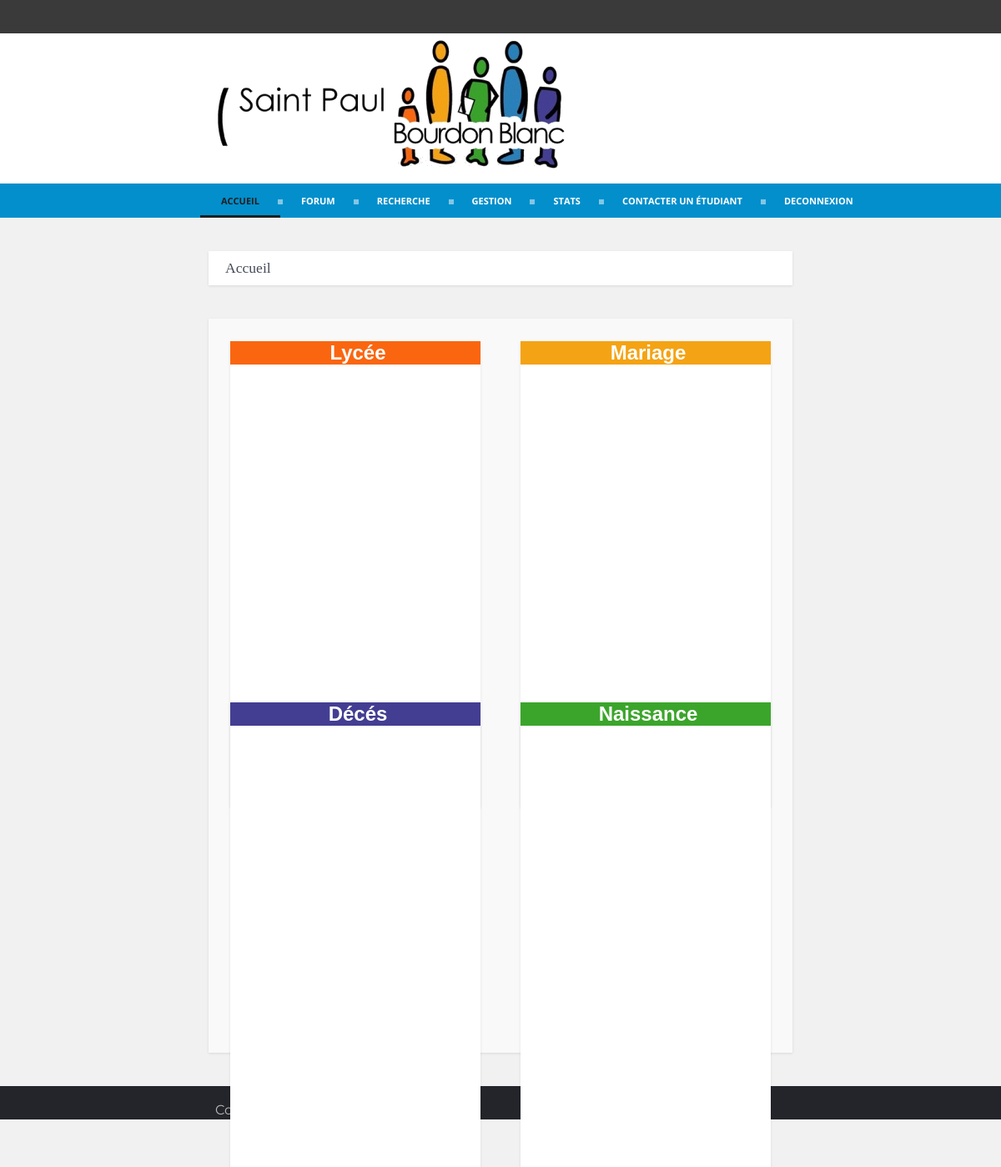
The app's page /frontoffice/accueil.php (signed in), older data.
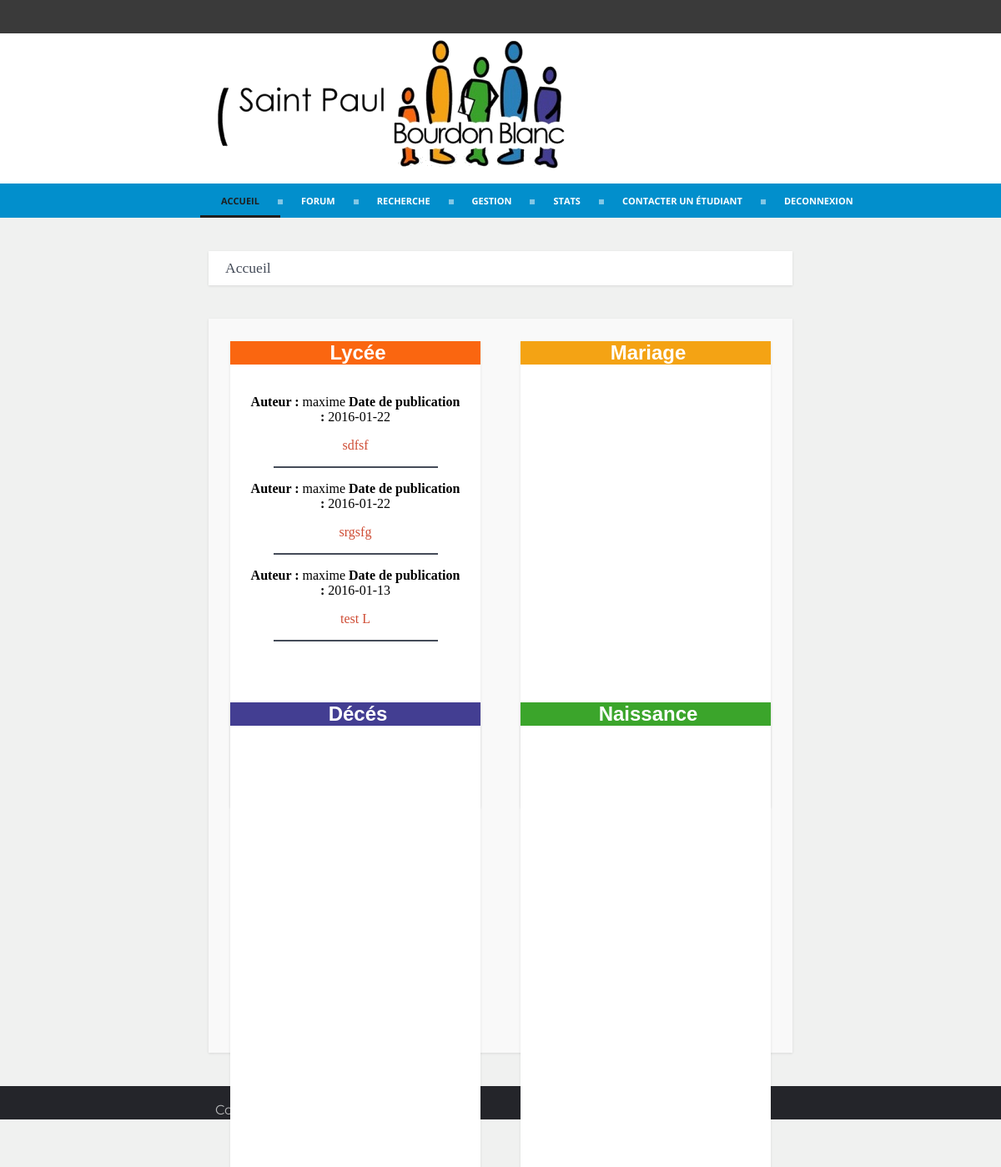
The same page, newer data.
### tables this page shows
CREATE TABLE IF NOT EXISTS `news` (
  `idNews` int(11) NOT NULL,
  `categorie` varchar(25) NOT NULL,
  `auteur` varchar(25) NOT NULL,
  `titre` varchar(100) NOT NULL,
  `contenu` varchar(10000) NOT NULL,
  `date` date NOT NULL,
  PRIMARY KEY (`idNews`)
);

### frontoffice/accueil.php (the view, shortened to what this page needs)
<?php
    require_once('connexionBD.php');
    $tableNewsLycee="SELECT * FROM news WHERE categorie='lycee' ORDER BY `date` desc";
    $table = $connexion->query($tableNewsLycee);
?>
<html>
    <head>
        <link rel="stylesheet" href="../css/style.css" />
        <link rel="stylesheet" href="../css/styleAccueil.css" />
    </head>
    <body>
        <?php include 'header.php'; ?>
        <?php include 'menu.php'; ?>
        <div class="filAriane">
            Accueil
        </div>
        <div class="box-principal">
            <div id="box-principal-one">
                <div id="box_lycee">
                    <div id="barre_box_lycee">
                        <span class="titre_categorie_actualite">Lycée</span>
                    </div>
                    <div id="actualite_box_lycee">
                        <?php
                            $i=0;
                            while($i<3 && $ligne = $table->fetch())
                            {
                                echo "<p><span>Auteur : </span> ".$ligne['auteur']." <span>Date de publication : </span> ".$ligne['date']."</p>";
                                echo '<p><a href="actualite.php?id='.$ligne['idNews'].'">'.  $ligne['titre'] .'</a></p>';
                                echo '<div class="trait"></div>';
                                $i++;
                            }
                        ?>
                    </div>
                </div>
                <div id="box_mariage">
                    <div id="barre_box_mariage">
                        <span class="titre_categorie_actualite">Mariage</span>
                    </div>
                    <div id="actualite_box_mariage">
                    </div>
                </div>
            </div>
            <div id="box-principal-two">
                <div id="box_deces">
                    <div id="barre_box_deces">
                        <span class="titre_categorie_actualite">Décés</span>
                    </div>
                    <div id="actualite_box_deces">
                    </div>
                </div>
                <div id="box_naissance">
                    <div id="barre_box_naissance">
                        <span class="titre_categorie_actualite">Naissance</span>
                    </div>
                    <div id="actualite_box_naissance">
                    </div>
                </div>
            </div>
        </div>
        <?php include 'footer.php'; ?>
    </body>
</html>

### frontoffice/header.php (shortened to what this page needs)
<header>
    <div class="top-header">
    </div>
    <div class="bottom-header">
        <a href="accueil.php">
            <img src="../images/logostpaul.png" alt="logo" title="logo" id="logo" />
        </a>
    </div>
</header>

### frontoffice/menu.php (shortened to what this page needs)
<html>
    <head>
        <link rel="stylesheet" href="../css/styleNavigation.css">
    </head>
    <body>
        <div id='cssmenu'>
            <ul>
                <?php
                    if($_SESSION["page"] == "accueil")
                    {
                        echo "<li class='active'><a href='accueil.php'><span>Accueil</span></a></li>";
                    }
                    else
                    {
                        echo "<li><a href='accueil.php'><span>Accueil</span></a></li>";
                    }
                    if($_SESSION["page"] == "forum")
                    {
                        echo "<li class='active'><a href='#'><span>Forum</span></a></li>";
                    }
                    else
                    {
                        echo "<li><a href='#'><span>Forum</span></a></li>";
                    }
                    if($_SESSION["page"] == "recherche")
                    {
                        echo "<li class='active'><a href='recherche.php'><span>Recherche</span></a></li>";
                    }
                    else
                    {
                        echo "<li><a href='recherche.php'><span>Recherche</span></a></li>";
                    }
                    if($_SESSION["statut"] == "Admin")
                    {
                        echo "<li><a href='#'<span>Gestion</span></a>";
                        echo "<ul>";
                        echo "</ul></li>";
                        echo "<li><a href='#'><span>Stats</span></a></li>";
                        echo "<li><a href='../backoffice/contact_etudiant.php'><span>Contacter un étudiant</span></a></li>";
                    }
                ?>
                <li class='last'><a href='authentification.php'><span>Deconnexion</span></a></li>
            </ul>
        </div>
    </body>
</html>

### frontoffice/footer.php (shortened to what this page needs)
<footer>
    <div class="text-footer">
        <br>
        Copyright © 2016
    </div>
</footer>

### css/style.css (style rules this page uses)
body { //background-image: url(../images/background.png); background: #F0F1F0; margin: 0; padding: 0; }
.top-header { //background: #e5e5e5; background: #3A3A3A; width: 100%; height: 40px; }
.bottom-header { //background: #e5e5e5; background: #FFFFFF; width: 100%; height: 180px; }
#logo { margin-left: 21%; display: block; margin-right: auto; }
.filAriane { max-width: 55%; background: #FFFFFF; margin: 40px auto; padding: 10px 20px; font-family: "time new roman"; font-size: 110%; font-weight: 400; color : #444B58; box-shadow: 0 1px 3px 0 rgba(0, 0, 0, 0.1); }
footer { margin: 0; width: 100%; height: 5%; background-color : #24252A; }
.text-footer { color : #B9BABB; margin-left : 21.5%; font-family: 'Montserrat', Arial, Helvetica, sans-serif; }

### css/styleAccueil.css (style rules this page uses)
span { font-weight: bold; }
a { color: #cf4d35; text-decoration: none; }
.trait { width: 75%; margin: auto; border-style: solid; border-width: 1px; border-color: #444B58; }
.box-principal { max-width: 55%; background: #F9F9F9; margin: 40px auto; padding: 20px; font-family: Georgia, "Times New Roman", Times, serif; box-shadow: 0 1px 3px 0 rgba(0, 0, 0, 0.1); }
#box-principal-one { width:100%; height:400px; text-align: center; margin-top: 1%; margin-bottom: 5%; }
#box-principal-two { width:100%; height:400px; text-align: center; }
#box_lycee { width: 25%; max-height: 95%; min-height: 40%; display: inline-block; position: absolute; left : 23%; margin-left: auto; margin-right: auto; background: #FFFFFF; font-family: Georgia, "Times New Roman", Times, serif; box-shadow: 0 1px 3px 0 rgba(0, 0, 0, 0.1); }
#barre_box_lycee { width: 100%; height: 15%; background: #FA6610; }
.titre_categorie_actualite { padding-left: 2%; color : white; font-family: '../font/Silica-Light.ttf', Arial, Helvetica, sans-serif; font-size: 24px; font-weight: bold; }
#actualite_box_lycee { padding: 20px; }
#box_mariage { width: 25%; max-height: 95%; min-height: 40%; display: inline-block; position: absolute; right : 23%; margin-left: auto; margin-right: auto; margin-left: 3%; background: #FFFFFF; font-family: Georgia, "Times New Roman", Times, serif; box-shadow: 0 1px 3px 0 rgba(0, 0, 0, 0.1); }
#barre_box_mariage { width: 100%; height: 5%; background: #F4A314; }
#actualite_box_mariage { padding: 20px; }
#box_deces { width: 25%; max-height: 95%; min-height: 40%; display: inline-block; position: absolute; left : 20%; margin-left: auto; margin-right: auto; margin-left: 3%; background: #FFFFFF; font-family: Georgia, "Times New Roman", Times, serif; box-shadow: 0 1px 3px 0 rgba(0, 0, 0, 0.1); }
#barre_box_deces { width: 100%; height: 5%; background: #433E92; }
#actualite_box_deces { padding: 20px; }
#box_naissance { width: 25%; max-height: 95%; min-height: 40%; display: inline-block; position: absolute; right : 23%; margin-left: auto; margin-right: auto; margin-left: 3%; background: #FFFFFF; font-family: Georgia, "Times New Roman", Times, serif; box-shadow: 0 1px 3px 0 rgba(0, 0, 0, 0.1); }
#barre_box_naissance { width: 100%; height: 5%; background: #3BA52B; }
#actualite_box_naissance { padding: 20px; }

Row changes from the older to the newer data that the page shows:
added news: auteur "maxime", date "2016-01-22", titre "sdfsf"
added news: auteur "maxime", date "2016-01-22", titre "srgsfg"
added news: auteur "maxime", date "2016-01-13", titre "test L"
